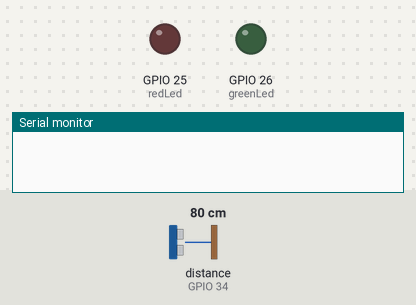
Simulated run of this sketch. Board: ESP32. On the bench: output pins drawn as LEDs (lit = HIGH), the last lines printed to the serial monitor. Wiring (inferred from the names in the program): ultrasonic range finder: trigger GPIO 27; echo GPIO 34. The inputs (shaded band) are chosen by the test bench; at power-on: distance to the obstacle (sensor on GPIO 34) 80 cm. The echo pulse lasts 58.3 µs per cm; WiFi joins after 1.5 s; servers stay silent unless stated; uploads are accepted with an empty reply; pins used as bus, display or sensor lines are not drawn.

Above: at 0.1 s.
At 2.0 s:
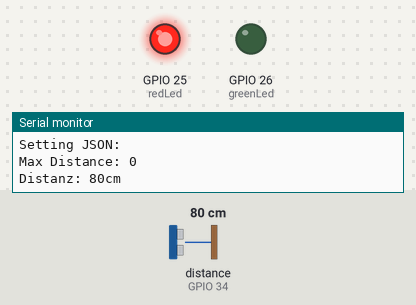
Timing chart, 0 to 3.5 s (numbered marks = the images above):
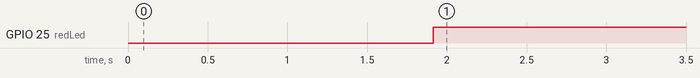

Measured:
- by itself, GPIO 25 (redLed): LOW → HIGH at 1.9 s

The sketch:

saveDistanceToDbTest.ino
```cpp
#include <WiFi.h>
#include <HTTPClient.h>
#include <ArduinoJson.h>

StaticJsonDocument<200> doc;
StaticJsonDocument<200> doc1;

const char* ssid = "";
const char* password = "";

const char* sendStatusURL = "http://192.168.2.107/api/sendStatus";
const char* getSettingsURL = "http://192.168.2.107/api/getSettings";

const short echoPin = 34                                                                                                                                                                            ;
const short trigPin = 27;
const short redLed = 25;
const short greenLed = 26;
int maxDistance = 30; //Def Wert für Messgrenze

const String deviceID = "1"; //ID des Geräts = device_id in DB-Tabelle (parking_spaces)

long duration;
short distance;

void setup() {
  //Sensor Pins
  pinMode(trigPin, OUTPUT);
  pinMode(echoPin, INPUT);
  //LED outputs
  pinMode(redLed, OUTPUT);
  pinMode(greenLed, OUTPUT);

  Serial.begin(115200); //Serieller Monitorausgabe starten

  //Verbindung zum WLAN Netzwerk
  WiFi.begin(ssid, password);

  while (WiFi.status() != WL_CONNECTED) {
    delay(500);
    Serial.println("Verbindung zum WLAN wird hergestellt");
  }
  Serial.print("Mit ");
  Serial.print(ssid);
  Serial.print(" verbunden");
  Serial.print("IP: ");
  Serial.println(WiFi.localIP());

  getSettingsFromApi(); //Laden der Settings über die API

  maxDistance = doc1["meassure_distance"]; //Distanz auf eingestellten Wert setzen

  Serial.print("Max Distance: ");
  Serial.println(maxDistance);
}

void loop() {
  //Trigger and Measure the Sensor
  digitalWrite(trigPin, LOW);
  delayMicroseconds(2);
  digitalWrite(trigPin, HIGH);
  delayMicroseconds(10);
  digitalWrite(trigPin, LOW);
  duration = pulseIn(echoPin, HIGH);
  //Convert and output Sensor data in cm
  distance = duration * 0.03434 / 2;
  Serial.print("Distanz: ");
  Serial.print(distance);
  Serial.println("cm");

  statusUpdate(distance); //Übermitteln des neuen Status
  delay(1500);
}

void statusUpdate (int distance) {
  if (distance < 2000) { //Filtern von unplausiblen Werten
    if (distance < maxDistance) {
      digitalWrite(redLed, LOW);
      digitalWrite(greenLed, HIGH);
      sendStatusToApi(1);
    }
    else {
      digitalWrite(redLed, HIGH);
      digitalWrite(greenLed, LOW);
      sendStatusToApi(0);
    }
  }
}

void sendStatusToApi (int spaceOccupied) {
  //Neuen Status an API übermitteln
  HTTPClient http;
  String postData;
  String status = String(spaceOccupied); //Status des Geräts

  //0 = no => Not Occupied; 1 = yes => Occupied
  postData =  "status=" + status + "&device_id=" + deviceID; //Formulardaten generieren

  http.begin(sendStatusURL); //Verbindung zur URL aufbauen
  http.addHeader("Content-Type", "application/x-www-form-urlencoded");
  http.POST(postData); //Übermitteln des Formulars

  String payload = http.getString(); //Antwort der API speichern und ausgeben
  Serial.println(payload);

  http.end(); //Verbindung schließen
}

void getSettingsFromApi () {
  Serial.print("Getting Settings from: ");
  Serial.println(getSettingsURL);

  HTTPClient http;
  http.begin(getSettingsURL); //Anfrage an API stellen
  http.GET();

  String json = http.getString(); //Erhaltenes JSON speichern
  Serial.print("Setting JSON: ");
  Serial.println(json);

  int httpCode = http.GET();
  http.end();

  deserializeJson(doc1, json); //JSON decodieren
}
```
